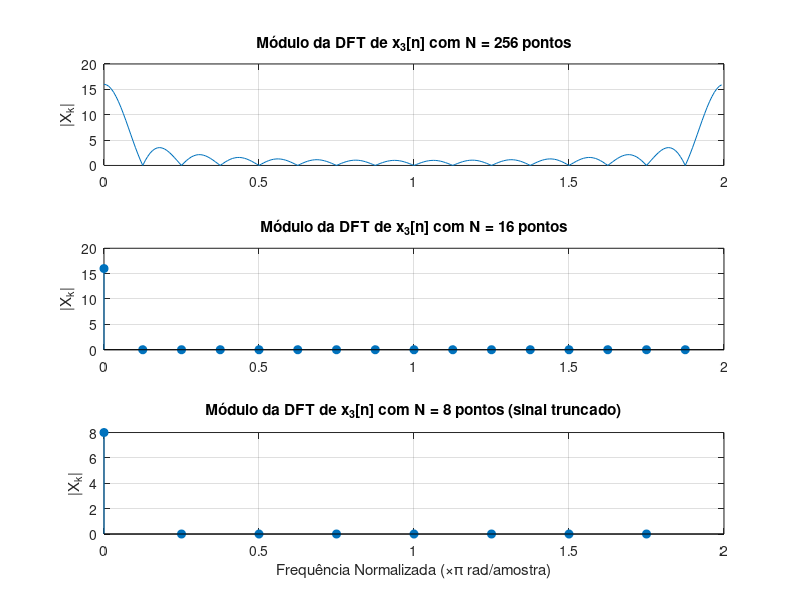

Reproduce this figure in MATLAB.
% =========================================================================
% Atividade Prática (c)
% Cálculo da DFT de x3[n] com a função FFT
% =========================================================================
clear all; clc; close all;

% 1. Definição do sinal base
n0 = 16;
x3_base = ones(1, n0); % Sinal x3[n] = u[n] - u[n-n0] 

% 2. Cálculo e Gráfico para N = 256
N1 = 256;
% A função fft com N > length(sinal) aplica preenchimento com zeros (zero-padding)
X3_256 = fft(x3_base, N1);
% Vetor de frequência digital para o gráfico
k1 = 0:N1-1;
Omega1 = 2*pi*k1/N1;

% 3. Cálculo e Gráfico para N = 16
N2 = 16;
% Aqui N é igual ao tamanho do sinal
X3_16 = fft(x3_base, N2);
k2 = 0:N2-1;
Omega2 = 2*pi*k2/N2;

% 4. Cálculo e Gráfico para N = 8
N3 = 8;
% Aqui N é menor que o tamanho do sinal, então a fft TRUNCA o sinal
X3_8 = fft(x3_base, N3); % Usa apenas os 8 primeiros pontos de x3_base
k3 = 0:N3-1;
Omega3 = 2*pi*k3/N3;

% 5. Apresentação dos gráficos
figure('Name', 'DFT de x3[n] com diferentes valores de N');

% Gráfico N=256
subplot(3, 1, 1);
plot(Omega1/pi, abs(X3_256));
title('Módulo da DFT de x_3[n] com N = 256 pontos');
ylabel('|X_k|');
grid on;

% Gráfico N=16
subplot(3, 1, 2);
stem(Omega2/pi, abs(X3_16), 'filled');
title('Módulo da DFT de x_3[n] com N = 16 pontos');
ylabel('|X_k|');
grid on;

% Gráfico N=8
subplot(3, 1, 3);
stem(Omega3/pi, abs(X3_8), 'filled');
title('Módulo da DFT de x_3[n] com N = 8 pontos (sinal truncado)');
xlabel('Frequência Normalizada (\times\pi rad/amostra)');
ylabel('|X_k|');
grid on;

% 6. Relação entre os valores (explicação textual)
disp('Relação entre os valores de N:');
disp('N=256: O preenchimento com zeros (zero-padding) aumenta a RESOLUÇÃO da frequência.');
disp('Isso significa que temos mais pontos sobre a curva da DTFT do sinal original de 16 amostras.');
disp('A forma do gráfico se assemelha a uma função sinc amostrada 256 vezes.');
disp('');
disp('N=16: O número de pontos da DFT é igual ao comprimento do sinal. ');
disp('Neste caso específico, a DFT amostra a DTFT exatamente nos seus cruzamentos por zero (exceto em k=0).');
disp('Por isso, o resultado é 16 em k=0 e praticamente zero para os outros k.');
disp('');
disp('N=8: O número de pontos da DFT é menor que o sinal. A função fft TRUNCA o sinal,');
disp('considerando apenas os 8 primeiros pontos. O resultado é a DFT de um pulso de 8 amostras, não do sinal original.');